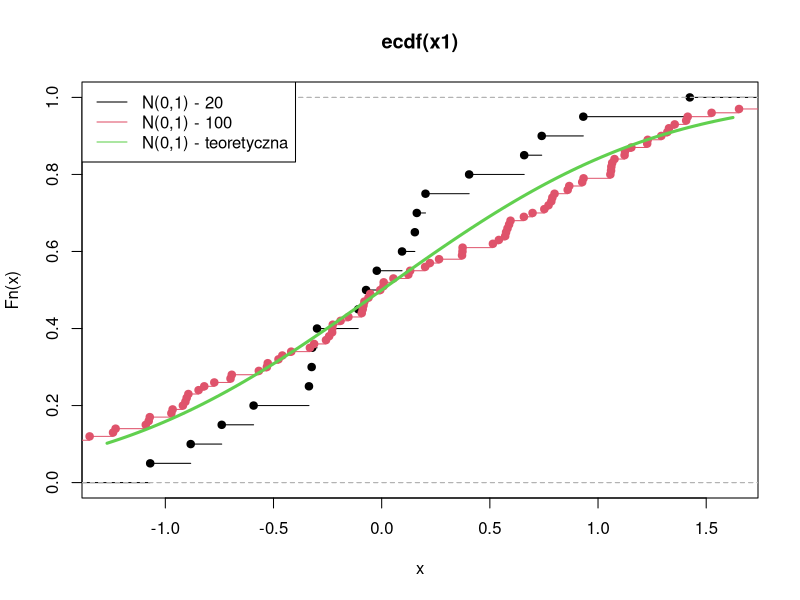
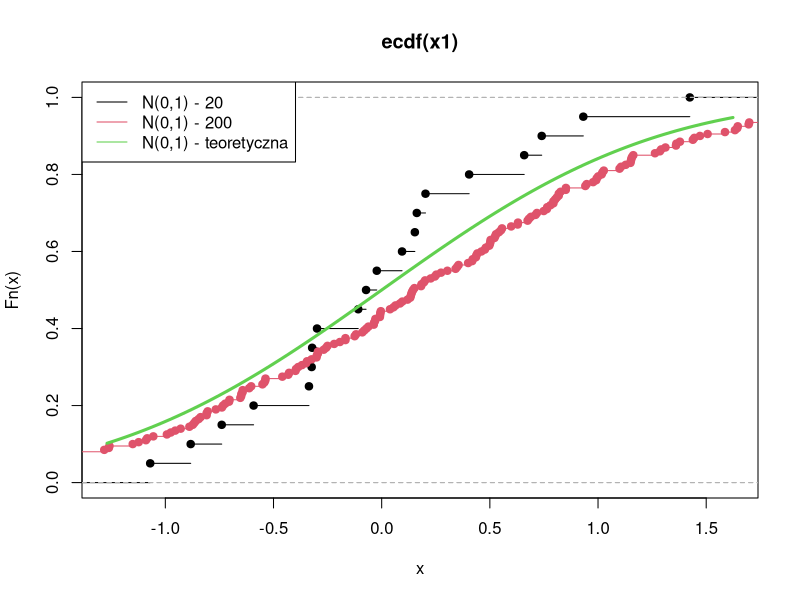
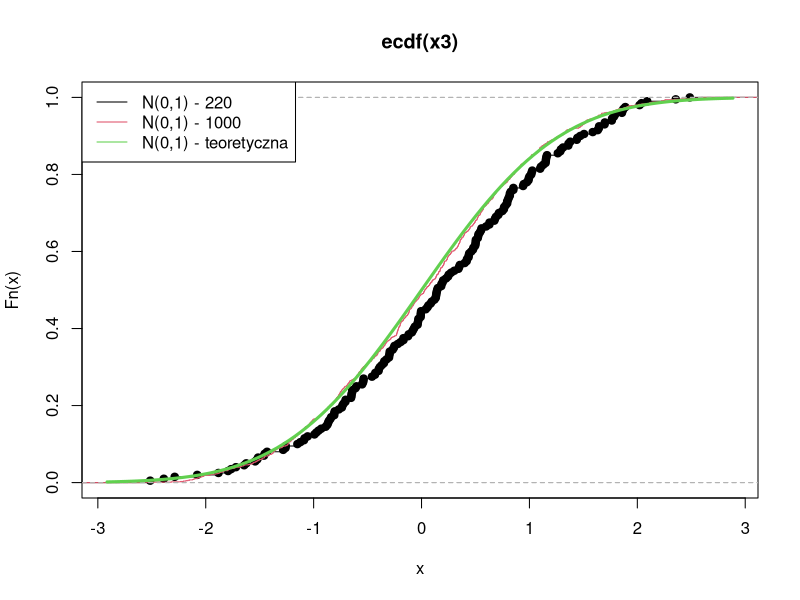
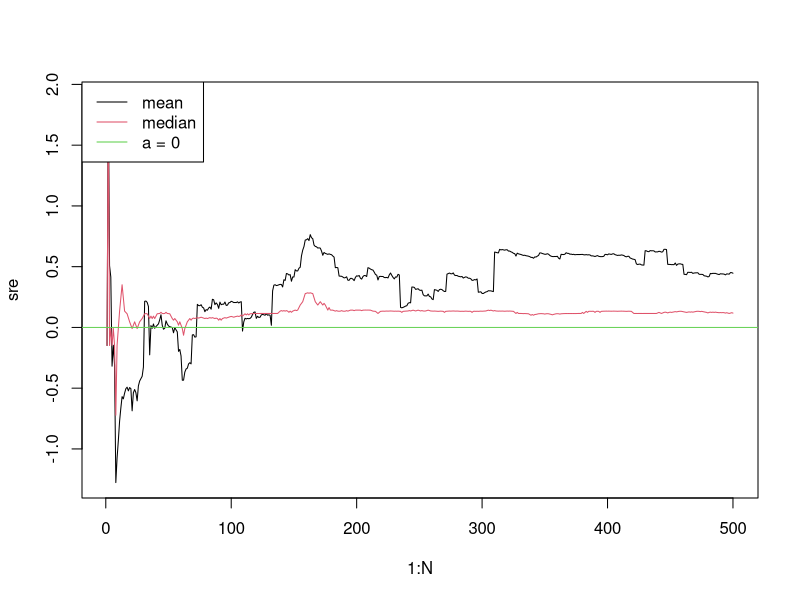
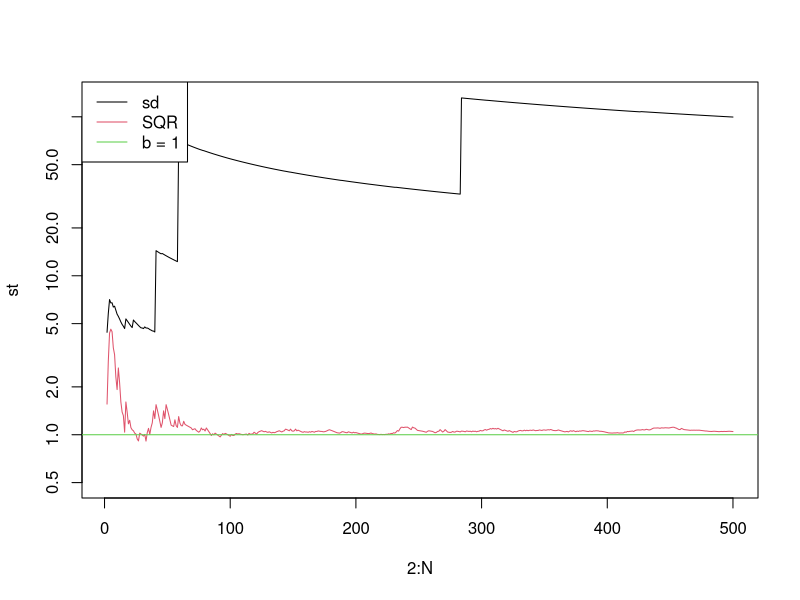
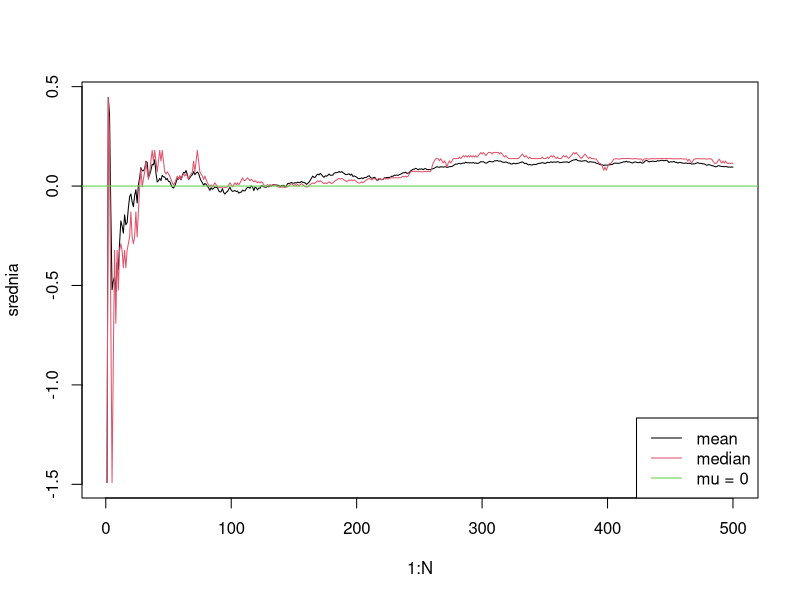
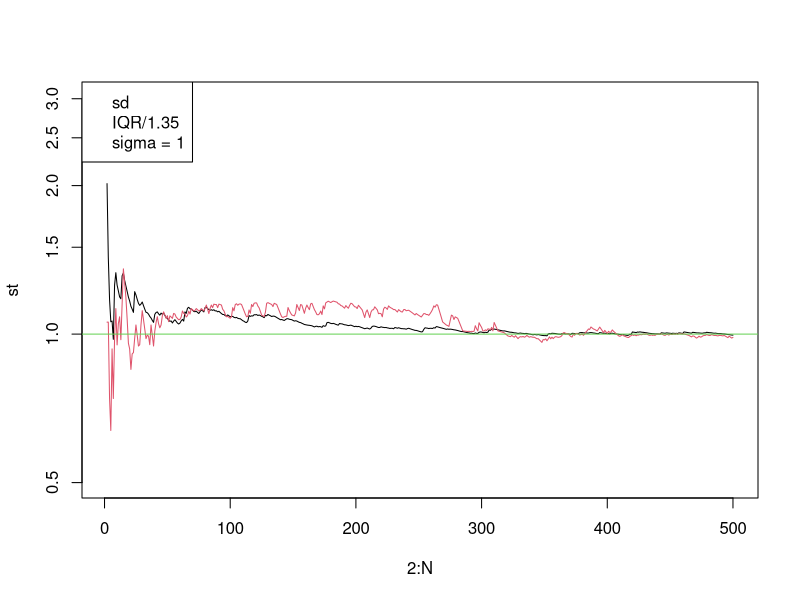

Here is the R script that generated these plots, in order:
###########################################
###       STATYSTYKA MATEMATYCZNA       ###
###           LABORATORIUM 4            ###
###########################################



# Cel: podstawy wnioskowania statystycznego; ------------------------------
# estymacja punktowa i przedziałowa ---------------------------------------


# ZESTAW ZADAŃ 3 ----------------------------------------------------------

# Zadanie 1 ---------------------------------------------------------------

x1 <- rnorm(20)
x2 <- rnorm(100)
plot(ecdf(x1))
plot(ecdf(x2), add = TRUE, col = 2)
curve(pnorm(x), add = TRUE, col = 3, lw = 3)
legend("topleft", c("N(0,1) - 20","N(0,1) - 100", "N(0,1) - teoretyczna"), lty=1, col=1:3, text.col=1)


x3 <- rnorm(200)
plot(ecdf(x1))
plot(ecdf(x3), add = TRUE, col = 2)
curve(pnorm(x), add = TRUE, col = 3, lw = 3)
legend("topleft", c("N(0,1) - 20","N(0,1) - 200", "N(0,1) - teoretyczna"), lty=1, col=1:3, text.col=1)


x4 <- rnorm(1000)
plot(ecdf(x3))
plot(ecdf(x4), add = TRUE, col = 2)
curve(pnorm(x), add = TRUE, col = 3, lw = 3)
legend("topleft", c("N(0,1) - 220","N(0,1) - 1000", "N(0,1) - teoretyczna"), lty=1, col=1:3, text.col=1)


# Zadanie 2 ---------------------------------------------------------------

# a)

N <- 500
Y <- rcauchy(N)

med <- c()
sre <- c()
for(i in 1:N) {
  med[i] <- median(Y[1:i])
  sre[i] <- mean(Y[1:i])
}

plot(1:N, sre, type = "l", col = 1)
lines(1:N, med, type = "l", col = 2)
abline(h = 0, col = 3)
legend("topleft", c("mean","median", "a = 0"), lty = 1, col = 1:3, text.col = 1)

# b)

N <- 500
Y <- rcauchy(N)

st <- c()
r <- c()
for(i in 2:N){
  st[i-1] <- sd(Y[1:i])
  r[i-1] <- IQR(Y[1:i])/2
}

plot(2:N, st, type = "l", log = 'y', ylim = c(0.5, max(st)+1), col = 1)
lines(2:N, r, lty = 1, col = 2)
abline(h = 1, col = 3)
legend("topleft", c("sd","SQR", "b = 1"), lty = 1, col = 1:3, text.col = 1)


# Zadanie 3 ---------------------------------------------------------------

# a)

N <- 500
Y <- rnorm(N)

srednia <- cumsum(Y)/1:N
plot(1:N, srednia, type = "l")

med <- c()

for(i in 1:N){
  med[i] <- median(Y[1:i])
}

lines(1:N, med, lty = 1, col = 2)
abline(h = 0, col = 3)
legend("bottomright", c("mean", "median", "mu = 0"), lty = 1, col = 1:3)

# b)

N <- 500
Y <- rnorm(N)

st <- c()
r <- c()

for(i in 2:N){
  st[i-1] <- sd(Y[1:i])
  r[i-1] <- IQR(Y[1:i])/1.35
}

plot(2:N, st, type = "l", log = 'y', ylim = c(0.5, max(st)+1))
lines(2:N, r, lty = 1, col = 2)
abline(h = 1, col = 3)
legend("topleft", c("sd", "IQR/1.35", "sigma = 1"))


# Zadanie 4 ---------------------------------------------------------------

n <- 10000
theta <- 1

theta_M <- c()
theta_NW <- c()

for (i in 1:n){
  proba <- runif(20, 0, theta)
  theta_M[i] <- 2*mean(proba)
  theta_NW[i] <- max(proba)
}

b_M <- mean(theta_M)-theta
b_NW <- mean(theta_NW)-theta
mse_M <- sum((theta_M-theta)^2)/n
# lub: var(theta_M)+b_M^2
mse_NW <- sum((theta_NW-theta)^2)/n
# lub: var(theta_NW)+b_NW^2
